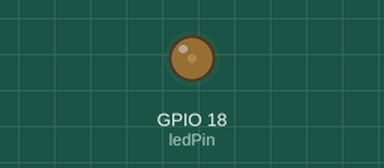
The program below on a simulated Raspberry Pi (BCM pin numbers). Parts: output pins drawn as LEDs (lit = HIGH). At 2.0 s the program stops and its outputs stay as they are.

Above: at 0.15 s.
At 0.75 s:
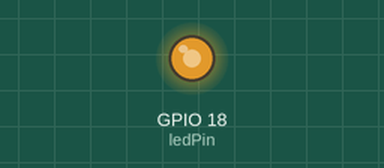
At 1.65 s:
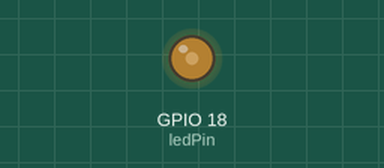
Timing chart, 0 to 3.5 s (numbered marks = the images above):
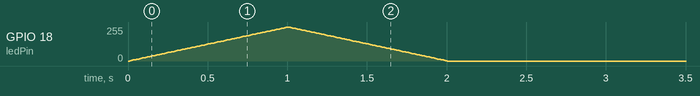

Measured:
- by itself, GPIO 18 (ledPin): rises from 0/255 to 255/255 in 0.99 s, then falls to 0/255 in 1.0 s

The program:

fade_led.py
```python
# (licence header left out)
import RPi.GPIO as GPIO
import time

#Set up mode and pin
GPIO.setmode(GPIO.BCM)
ledPin = 18
GPIO.setup(ledPin, GPIO.OUT)

#Start the PWM thread
led = GPIO.PWM(ledPin, 100)
led.start(0)

#Fade LED on then off
for dutyCycle in range(0, 100):
    led.ChangeDutyCycle(dutyCycle)
    time.sleep(0.01)
for dutyCycle in range(100, 0, -1):
    led.ChangeDutyCycle(dutyCycle)
    time.sleep(0.01)

#Stop the PWM thread and cleanup
led.stop()
GPIO.cleanup()
```
